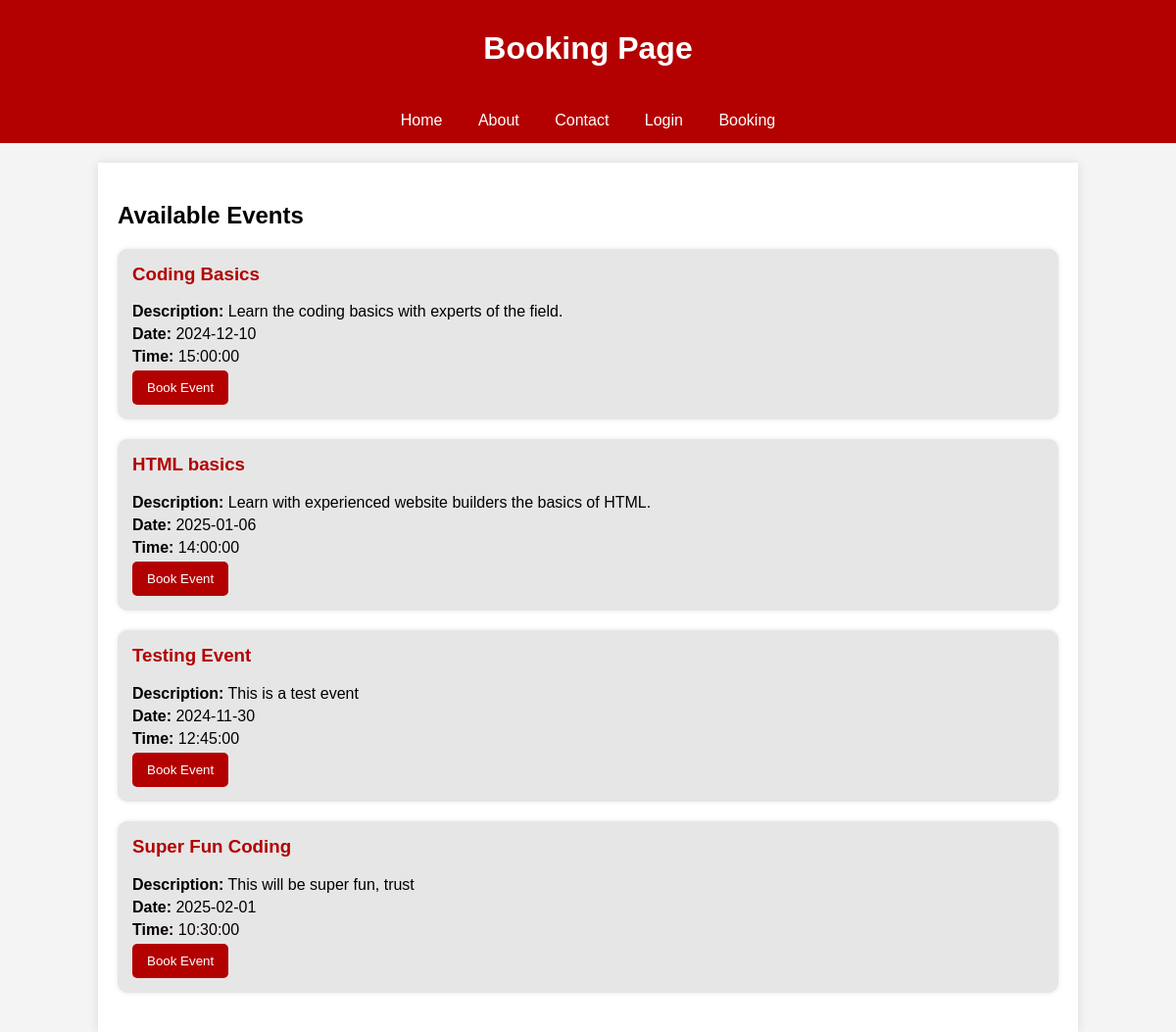
Page /booking (signed in) on the committed database.
### app.py (models this page shows, shortened)
class Event(db.Model):
    id = db.Column(db.Integer, primary_key=True)
    name = db.Column(db.String(100), nullable=False)
    description = db.Column(db.Text, nullable=False)
    date = db.Column(db.Date, nullable=False)
    time = db.Column(db.Time, nullable=False)

### app.py (the view, shortened to what this page needs)
@app.route('/booking', methods=['GET', 'POST'])
@login_required
def booking():
    events = Event.query.all()
    return render_template('booking.html', events=events)

### app.py (called while the page is built)
@login_manager.user_loader
def load_user(user_id):
    return Login.query.get(int(user_id))

### templates/booking.html (shortened to what this page needs)
<!DOCTYPE html>
<html lang="en">
<head>
    <link rel="stylesheet" type="text/css" href="{{ url_for('static', filename='booking.css') }}">
</head>
<body>
    <header>
        <h1>Booking Page</h1>
    </header>
    <div class="navbar">
        <a href="{{ url_for('home') }}">Home</a>
        <a href="{{ url_for('about') }}">About</a>
        <a href="{{ url_for('contact') }}">Contact</a>
        <a href="{{ url_for('login') }}">Login</a>
        <a href="{{ url_for('booking') }}">Booking</a>
    </div>
    <div class="container">
        <h2>Available Events</h2>
        {% for event in events %}
        <div class="event">
            <h3>{{ event.name }}</h3>
            <p><strong>Description:</strong> {{ event.description }}</p>
            <p><strong>Date:</strong> {{ event.date }}</p>
            <p><strong>Time:</strong> {{ event.time }}</p>
            <form method="post">
                <button type="submit">Book Event</button>
            </form>
        </div>
        {% endfor %}
    </div>
</body>
</html>

### static/booking.css (style rules this page uses)
body { font-family: Arial, sans-serif; background-color: #f4f4f4; margin: 0; padding: 0; }
header { background-color: #b30000; color: white; padding: 10px; text-align: center; }
.navbar { background-color: #b30000; overflow: hidden; text-align: center; }
.navbar a { display: inline-block; color: white; text-align: center; padding: 14px 16px; text-decoration: none; }
.container { width: 80%; margin: 0 auto; background-color: white; padding: 20px; box-shadow: 0 0 10px rgba(0,0,0,0.1); margin-top: 20px; }
.event { background-color: #e6e6e6; padding: 15px; margin-bottom: 20px; border-radius: 10px; box-shadow: 0 0 5px rgba(0,0,0,0.1); }
.event h3 { margin-top: 0; color: #b30000; }
.event p { margin: 5px 0; }
.event button { background-color: #b30000; color: white; padding: 10px 15px; border: none; border-radius: 5px; cursor: pointer; }

### rows in the picture
Event: name "Coding Basics", description "Learn the coding basics with experts of the field.", date "2024-12-10", time "15:00:00"
Event: name "HTML basics", description "Learn with experienced website builders the basics of HTML.", date "2025-01-06", time "14:00:00"
Event: name "Testing Event", description "This is a test event", date "2024-11-30", time "12:45:00"
Event: name "Super Fun Coding", description "This will be super fun, trust", date "2025-02-01", time "10:30:00"
